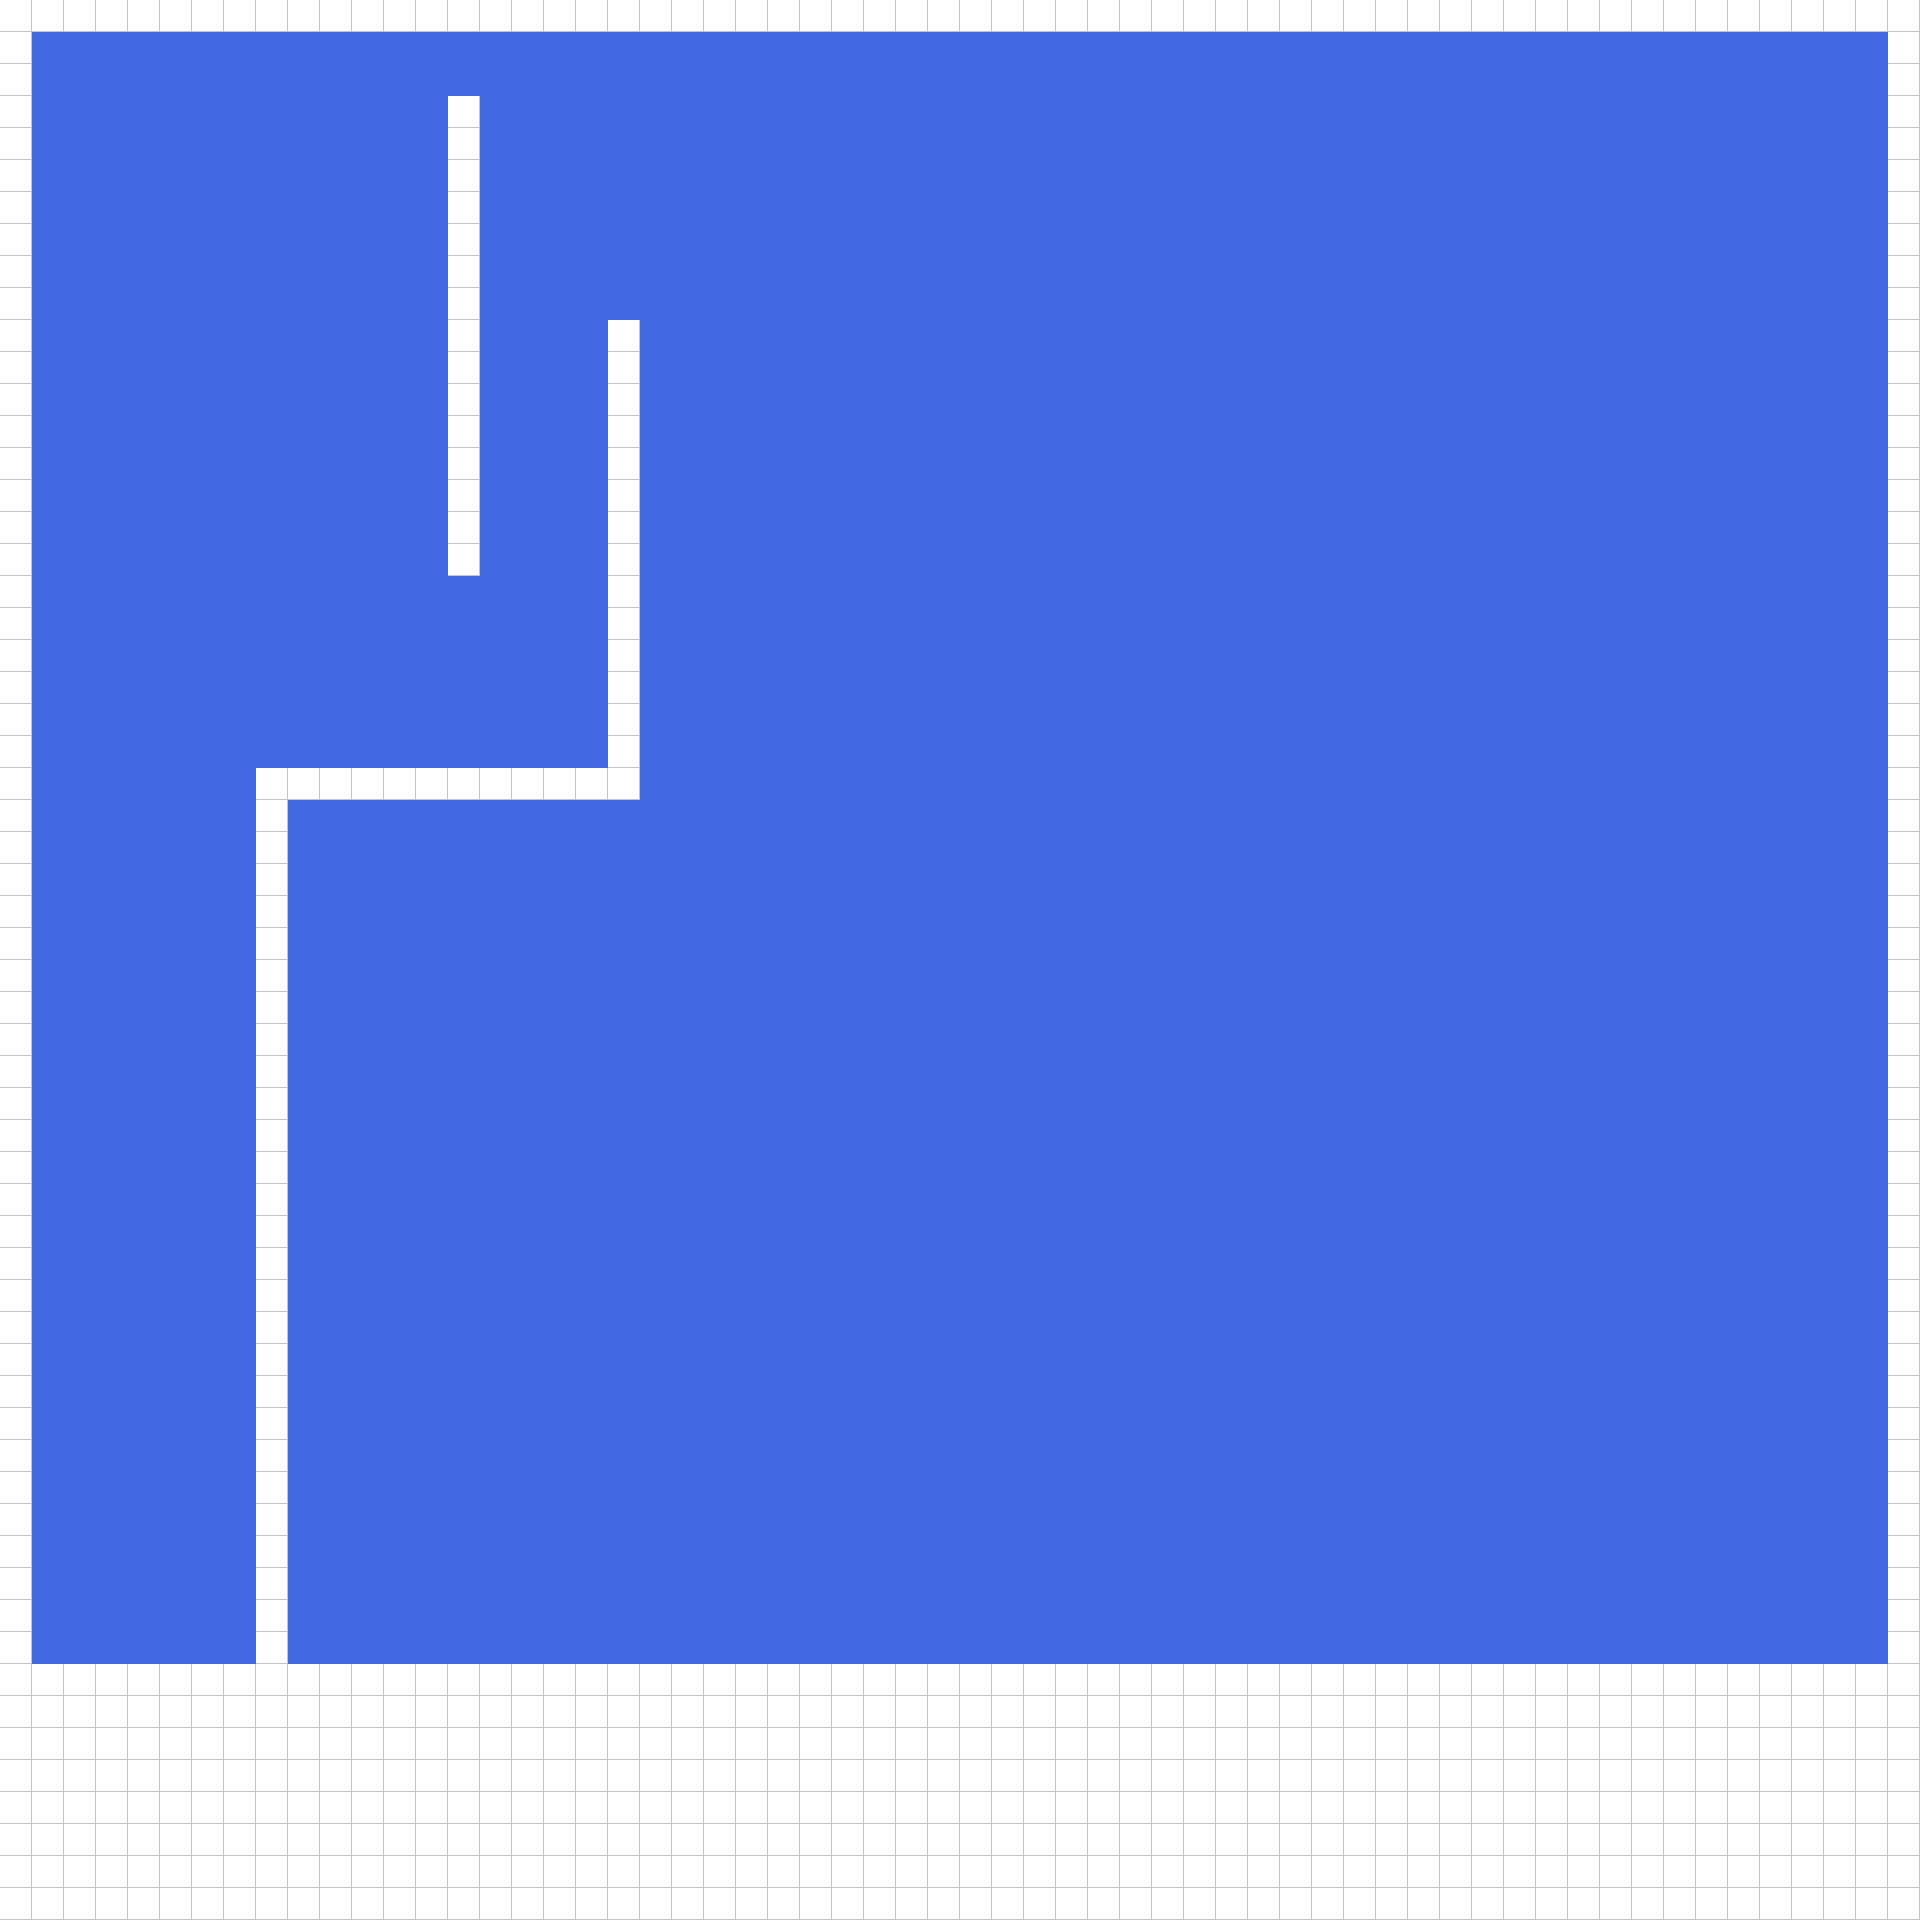

This game map was drawn from its Tiled (.tmx) file and the tilesets committed beside it. A one-line description and the trimmed map source follow:
An orthogonal 60x60 tile map with 32x32 px tiles, 2 tile layers (background, foreground) and 2 objects (player_start, exit).

<map version="1.4" tiledversion="1.4.3" orientation="orthogonal" renderorder="right-down" width="60" height="60" tilewidth="32" tileheight="32" infinite="0" nextlayerid="7" nextobjectid="5">
 <tileset firstgid="1" source="simple_tileset_32.tsx" />
 <layer id="1" name="background" width="60" height="60">
  <properties>
   <property name="nocollide" value="true" />
   <property name="tileset" value="simple_tileset_32" />
  </properties>
  <data>[3600 cells, 3600 non-empty, 1 distinct tile ids]</data>
 </layer>
 <layer id="2" name="foreground" width="60" height="60">
  <properties>
   <property name="destructible_id" type="int" value="8" />
   <property name="spikes_bot_id" value="4" />
   <property name="spikes_height" type="int" value="5" />
   <property name="spikes_left_id" value="7" />
   <property name="spikes_right_id" value="5" />
   <property name="spikes_top_id" type="int" value="6" />
   <property name="tileset" value="simple_tileset_32" />
  </properties>
  <data>[3600 cells, 710 non-empty, 1 distinct tile ids]</data>
 </layer>
 <objectgroup id="4" name="objects">
  <object id="2" name="start" type="player_start" x="93.9394" y="1578.79" />
  <object id="3" name="exit" type="exit" x="1504" y="512" width="32" height="32" />
 </objectgroup>
</map>
